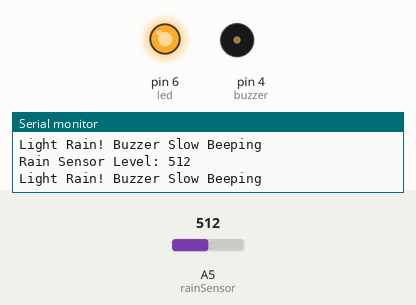
This sketch was run on a simulated Arduino Uno, built with avr-gcc and run on an emulated ATmega328P. Shown: output pins drawn as LEDs (lit = HIGH), buzzer (waves = sounding), the last lines printed to the serial monitor. The inputs (shaded band) are chosen by the test bench; at power-on: A5 (rainSensor) = 512.

Above: at 3.3 s.
3.4 s: A5 (rainSensor) set to 591
6.7 s: A5 (rainSensor) set to 610
At 7.9 s:
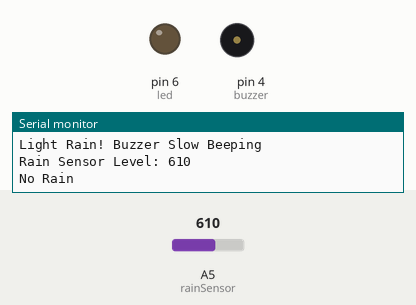
10.0 s: A5 (rainSensor) set to 390
At 10.65 s:
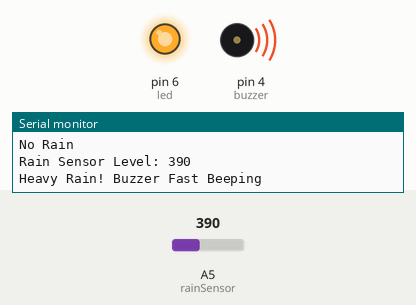
15.5 s: A5 (rainSensor) set to 716
At 17.1 s:
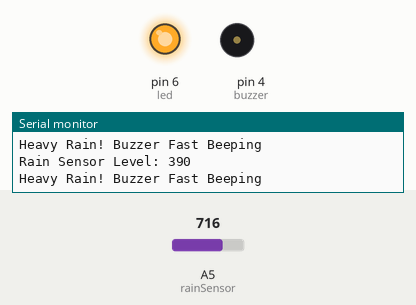
19.0 s: A5 (rainSensor) set to 590
At 21.2 s:
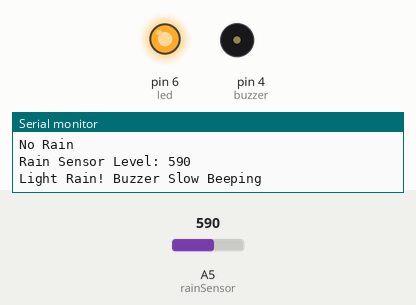
Timing chart, 0 to 26.5 s (numbered marks = the images above; inputs shaded):
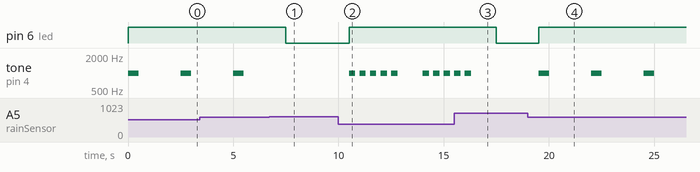

Measured:
- the behaviour switches between 599 and 600 on A5 (rainSensor) (found by bisection; images 0 and 1)
- after the input at 6.7 s, pin 6 (led): HIGH → LOW after 0.80 s; tone on pin 4 (buzzer): stays silent (without the input it goes to 1000 Hz after 0.80 s)
- after the input at 10.0 s, pin 6 (led): LOW → HIGH after 0.50 s; tone on pin 4 (buzzer): plays 1000 Hz for 0.30 s, 1000 Hz for 0.30 s, 1000 Hz for 0.30 s, 1000 Hz for 0.30 s, 1000 Hz for 0.30 s, 1000 Hz for 0.30 s … (8 notes in this stretch), starting after 0.50 s
- after the input at 15.5 s, pin 6 (led): HIGH → LOW after 2.0 s; tone on pin 4 (buzzer): goes on until 16.3 s, then stays silent
- after the input at 19.0 s, pin 6 (led): LOW → HIGH after 0.51 s; tone on pin 4 (buzzer): alternates 1000 Hz for 0.50 s and silent for 2.0 s, starting after 0.51 s
- by itself, tone on pin 4 (buzzer): alternates 1000 Hz for 0.50 s and silent for 2.0 s

The sketch:

Experiment_no_9.ino
```cpp
const int buzzer = 4;
const int rainSensor = A5;
const int led = 6; // LED indicator

void setup() {
  Serial.begin(9600); // Enable serial monitor
  pinMode(led, OUTPUT);
  pinMode(buzzer, OUTPUT);
}

void loop() {
  int level = analogRead(rainSensor); // Read rain sensor value
  Serial.print("Rain Sensor Level: ");
  Serial.println(level);

  if (level < 400) {  // **Heavy Rain**
    digitalWrite(led, HIGH);
    Serial.println("Heavy Rain! Buzzer Fast Beeping");

    for (int i = 0; i < 5; i++) { // Rapid beep 5 times
      tone(buzzer, 1000);
      delay(300);
      noTone(buzzer);
      delay(200);
    }
  }
  else if (level < 600) {  // **Light Rain**
    digitalWrite(led, HIGH);
    Serial.println("Light Rain! Buzzer Slow Beeping");

    tone(buzzer, 1000);
    delay(500);
    noTone(buzzer);
    delay(1000);
  }
  else {  // **No Rain**
    digitalWrite(led, LOW);
    noTone(buzzer);
    Serial.println("No Rain");
  }

  delay(1000); // Wait before next reading
}
```
